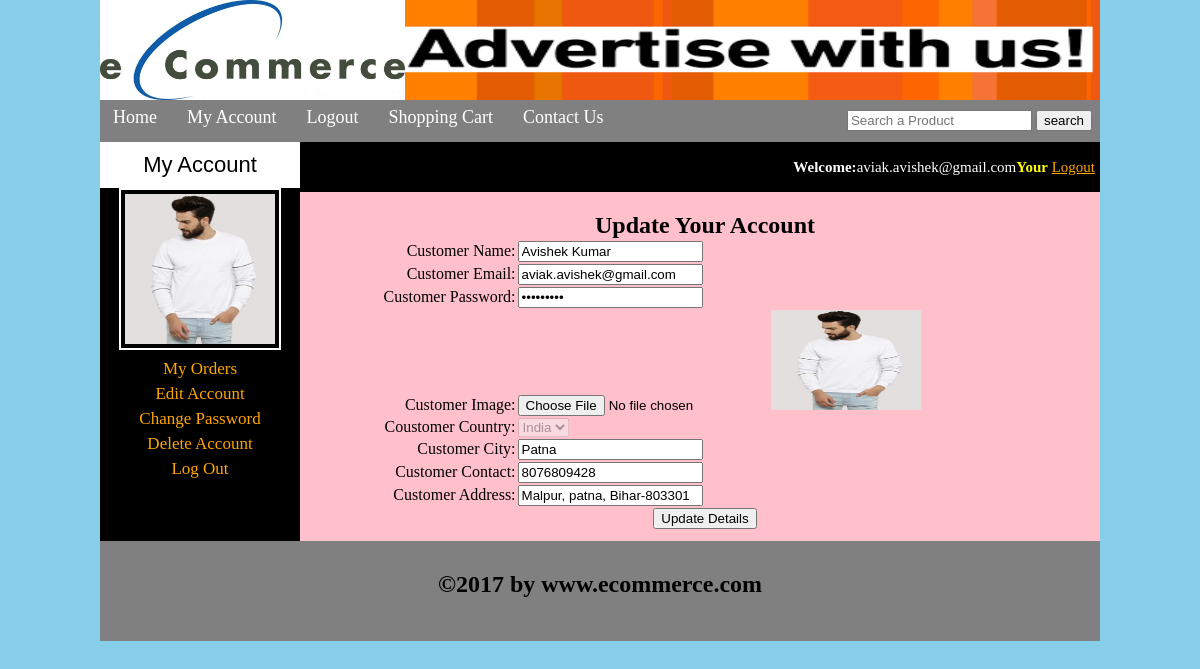
/customer/my_account.php?edit_account (signed in), run on the app's committed database.
### tables this page shows
CREATE TABLE `customers` (
  `customer_id` int(10) NOT NULL,
  `customer_ip` varchar(255) NOT NULL,
  `customer_name` text NOT NULL,
  `customer_email` varchar(100) NOT NULL,
  `customer_pass` varchar(100) NOT NULL,
  `customer_country` text NOT NULL,
  `customer_city` text NOT NULL,
  `customer_contact` varchar(255) NOT NULL,
  `customer_image` text NOT NULL,
  `customer_address` varchar(255) NOT NULL
);

### customer/edit_account.php (the view, shortened to what this page needs)
<?php
	include("includes/db.php");
	$user=$_SESSION['customer_email'];
	$get_customer="select * from customers where customer_email='$user'";
	$run_customer=mysqli_query($con,$get_customer);
	$row_customer=mysqli_fetch_array($run_customer);
	$name=$row_customer['customer_name'];
	$email=$row_customer['customer_email'];
	$pass=$row_customer['customer_pass'];
	$country=$row_customer['customer_country'];
	$city=$row_customer['customer_city'];
	$contact=$row_customer['customer_contact'];
	$image=$row_customer['customer_image'];
	$address=$row_customer['customer_address'];
?>
<form action="" method="post" enctype="multipart/form-data">
	<table align="center" width="750">
		<tr align="center">
			<td colspan="5"><h2>Update Your Account</h2></td>
		</tr>
		<tr>
			<td align="right">Customer Name:</td>
			<td align="left"><input type="text" name="c_name" value="<?php echo $name;?>" required /></td>
		</tr>
		<tr>
			<td align="right">Customer Email:</td>
			<td align="left"><input type="email" name="c_email" value="<?php echo $email;?>"  required /></td>
		</tr>
		<tr>
			<td align="right">Customer Password:</td>
			<td align="left"><input type="password" name="c_pass" value="<?php echo $pass;?>" required /></td>
		</tr>
		<tr>
			<td align="right">Customer Image:</td>
			<td align="left"><input type="file" name="c_image" /><img src="customer_images/<?php echo $image;?>" width="150" height="100"/></td>
		</tr>
		<tr>
			<td align="right">Coustomer Country:</td>
			<td align="left">
				<select name="c_country" disabled>
					<option><?php echo $country;?></option>
				</select>
			</td>
		</tr>
		<tr>
			<td align="right">Customer City:</td>
			<td align="left"><input type="text" name="c_city" value="<?php echo $city;?>" required /></td>
		</tr>
		<tr>
			<td align="right">Customer Contact:</td>
			<td align="left"><input type="text" name="c_conc" value="<?php echo $contact;?>" required /></td>
		</tr>
		<tr>
			<td align="right">Customer Address:</td>
			<td align="left"><input type="text" name="c_add" value="<?php echo $address;?>" required ></textarea></td>
		</tr>
		<tr align="center">
			<td colspan="5"><input type="submit" name="update" value="Update Details"/></td>
		</tr>
	</table>
</form>

### customer/my_account.php (shortened to what this page needs)
<!DOCTYPE html>
<?php
	include("functions/functions.php");
?>
<html>
	<head>
		<link rel="stylesheet" href="styles/style.css" media="all"/>
	</head>
	<body>
		<div class="main_wrapper">
			<header>
				<a href="../index.php"><img id="logo" src="images/logo.jpg" height="100" width="auto"/></a>
				<img id="banner" src="images/banner.png"  height="100" width="695"/>
			</header>
			<nav>
				<ul id="menu">
					<li><a href="../index.php">Home</a></li>
<?php
						if(!isset($_SESSION['customer_email']))
						{
						}
						else
						{
							echo "<li><a href='../my_account.php'>My Account</a></li>";
						}
					?>
					<?php
						if(isset($_SESSION['customer_email']))
						{
							echo "<li><a href='../logout.php'>Logout</a></li>";
						}
						else
						{
							echo "<li><a href='index.php?customer_register'>Sign Up</a></li>";
						}
					?>
					<li><a href="../cart.php">Shopping Cart</a></li>
					<li><a href="#">Contact Us</a></li>
				</ul>
				<div id="form">
					<form method="get" action="../results.php" enctype="multipart/form-data">
						<input type="text" name="user_query" placeholder="Search a Product"/>
						<input type="submit" name="search" value="search"/>
					</form>
				</div>
			</nav>
			<section>
				<aside>
					<div id="sidebar_title">My Account</div>
					<ul id="cats">
						<?php
							$user=$_SESSION['customer_email'];
							$get_img="select *from customers where  customer_email='$user'";
							$run_img=mysqli_query($con,$get_img);
							$row_img=mysqli_fetch_array($run_img);
							$c_image=$row_img['customer_image'];
							echo "<p style='text-align:center;'><img src='customer_images/$c_image' width='150' height='150px'/></p>";
						?>
						<li><a href="my_account.php?my_orders">My Orders</a></li>
						<li><a href="my_account.php?edit_account">Edit Account</a></li>
						<li><a href="my_account.php?change_password">Change Password</a></li>
						<li><a href="my_account.php?delete_account">Delete Account</a></li>
						<li><a href="../logout.php">Log Out</a></li>
					</ul>
				</aside>
				<div id="section_area">
					<div id="shopping_cart">
						<span style="float:right;font-size:15px;padding:5px;line-height:40px;">
							<?php
								if(isset($_SESSION['customer_email']))
								{
									echo "<b>Welcome:</b>".$_SESSION['customer_email']."<b style='color:yellow;'>Your</b>";
								}
							?>
							<?php
								if(!isset($_SESSION['customer_email']))
								{
									echo "<a href='../checkout.php'>Login</a>";
								}
								else
								{
									echo "<a href='../logout.php' style='color:orange;'>Logout</a>";
								}
							?>
						</span>
					</div>
					<div id="products_box">
						<br/>
						<?php
							if(isset($_GET['edit_account']))
							{
								include("edit_account.php");
							}
						?>
					</div>
				</div>
			</section>
			<footer>
				<h2 style="text-align:center;padding-top:30px">&copy;2017 by www.ecommerce.com</h2>
			</footer>
		</div>
	</body>
</html>

### customer/styles/style.css (style rules this page uses)
html, body, div, span, applet, object, iframe, h1, h2, h3, h4, h5, h6, p, blockquote, pre, a, abbr, acronym, address, big, cite, code, del, dfn, em, img, ins, kbd, q, s, samp, small, strike, strong, sub, sup, tt, var, b, u, i, center, dl, dt, dd, ol, ul, li, fieldset, form, label, legend, table, caption, tbody, tfoot, thead, tr, th, td, article, aside, canvas, details, embed, figure, figcaption, footer, header, hgroup, menu, nav, output, ruby, section, summary, time, mark, audio, video { margin: 0; padding: 0; border: 0; vertical-align: baseline; }
article, aside, details, figcaption, figure, footer, header, hgroup, menu, nav, section { display: block; }
body { background:skyblue; }
.main_wrapper { width:1000px; height:auto; margin:auto; background:black; }
header { width:1000px; height:100px; margin:auto; }
#logo { float:left; }
#banner { float:right; }
nav { width:1000px; height:42px; background:gray; color:white; }
#menu { padding:0; margin:0; line-height:35px; float:left; }
#menu li { list-style:none; display:inline; }
#menu a { text-decoration:none; color:white; padding:8px; margin:5px; font-size:18px; font-family:COMIC SANS MS; }
#form { float:right; padding-right:8px; line-height:40px; }
section { width:1000px; margin:auto; background:pink }
#section_area { width:800px; float:right; background:pink }
aside { width:200px; background:black; float:left; color:white; }
#sidebar_title { background:white; color:black; font-size:22px; font-family:arial; padding:10px; text-align:center; }
#cats { text-align:center; }
#cats li { list-style:none; margin:5px; }
#cats img { border:2px solid white;padding:4px; }
#cats a { color:orange; padding:8px; margin:5px; text-decoration:none; font-size:17px; font-family:comic sans ms; }
#products_box { width:800px; text-align:center; margin-left:30px; margin-bottom:10px; }
#shopping_cart { width:800px; height:50px; background:black; color:white; }
footer { width:1000px; height:100px; background:gray; clear:both; }

### data on the page
customers: customer_image (picture), c_name "Avishek Kumar", c_email "aviak.avishek@gmail.com", c_country "India", c_city "Patna", c_conc "8076809428", c_add "Malpur, patna, Bihar-803301"

### other printed values
$_SESSION['customer_email'] "aviak.avishek@gmail.com"
